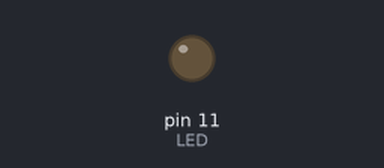
The sketch below on a simulated Arduino Uno, built with avr-gcc and run on an emulated ATmega328P. Parts: output pins drawn as LEDs (lit = HIGH).

Above: at 0.15 s.
At 16.11 s:
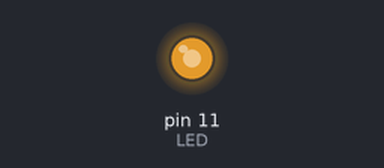
Timing chart, 0 to 16.0 s (numbered marks = the images above):
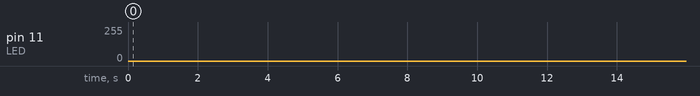

The sketch:

Breath_LED.ino
```cpp
int LED=11;


void setup() {
  pinMode(LED,OUTPUT);


}

void loop() {
  for(int i=0; i<255; i++){
  analogWrite(LED,i);
  delay(2);
}
 for(int i=255; i>0; i--){
  analogWrite(LED,i);
  delay(2);
  }

}
```
